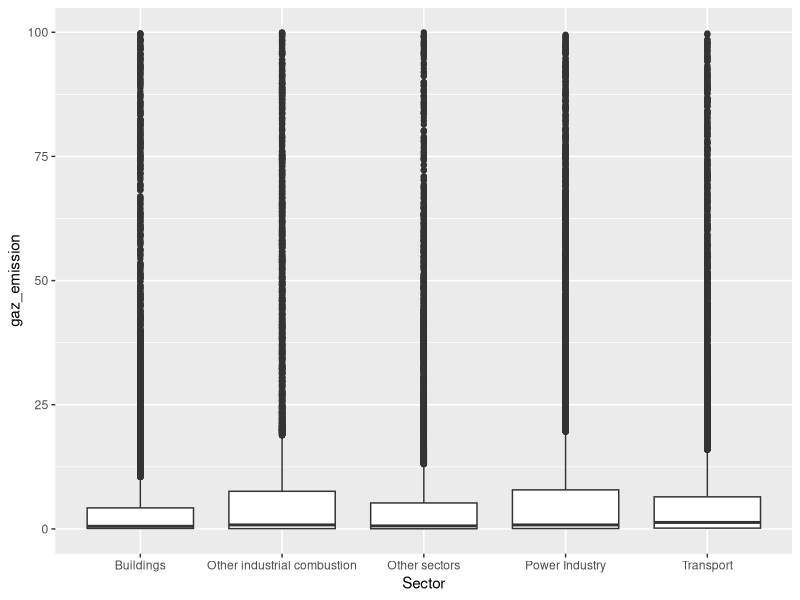
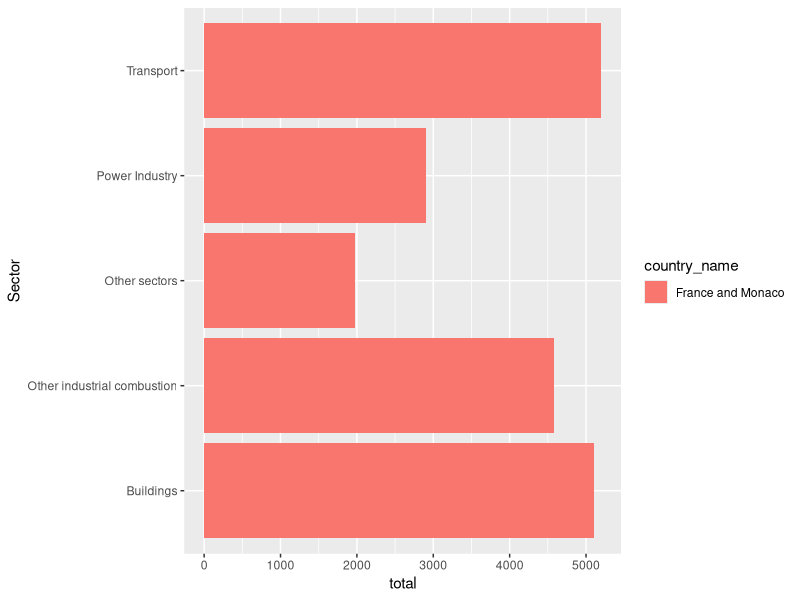
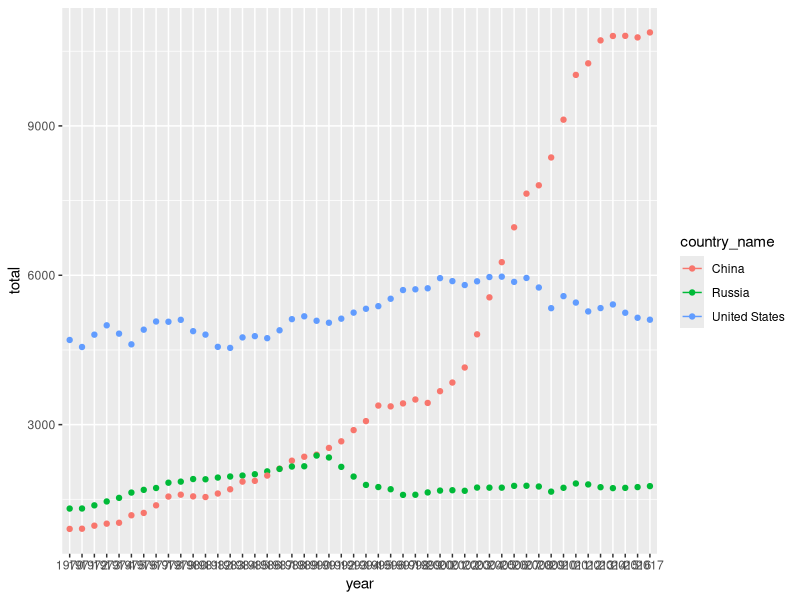
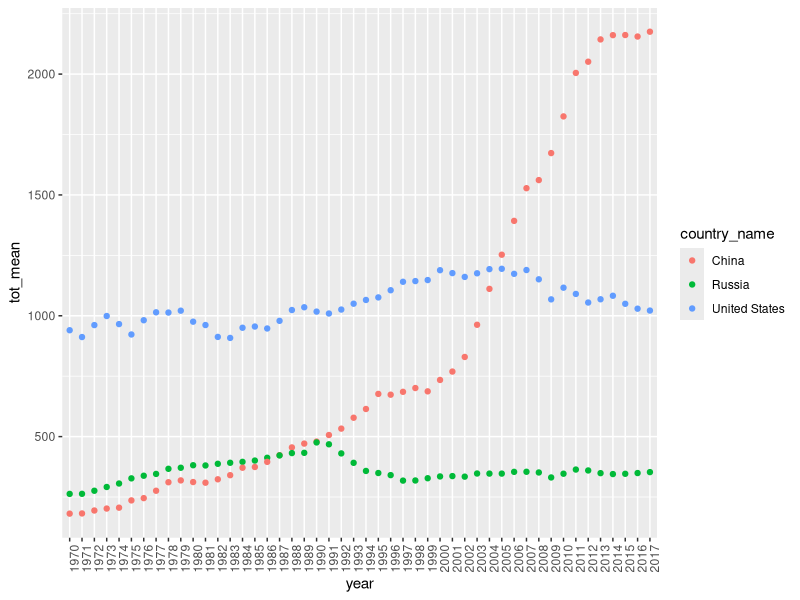
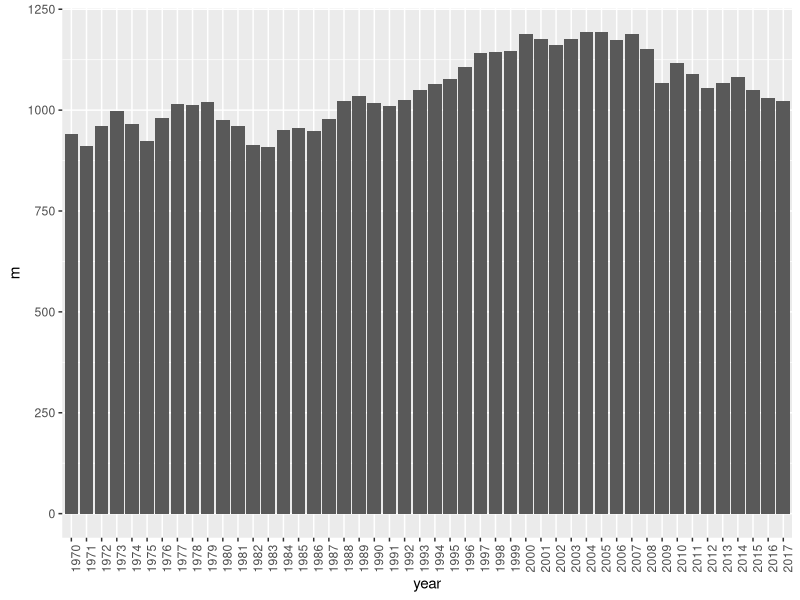
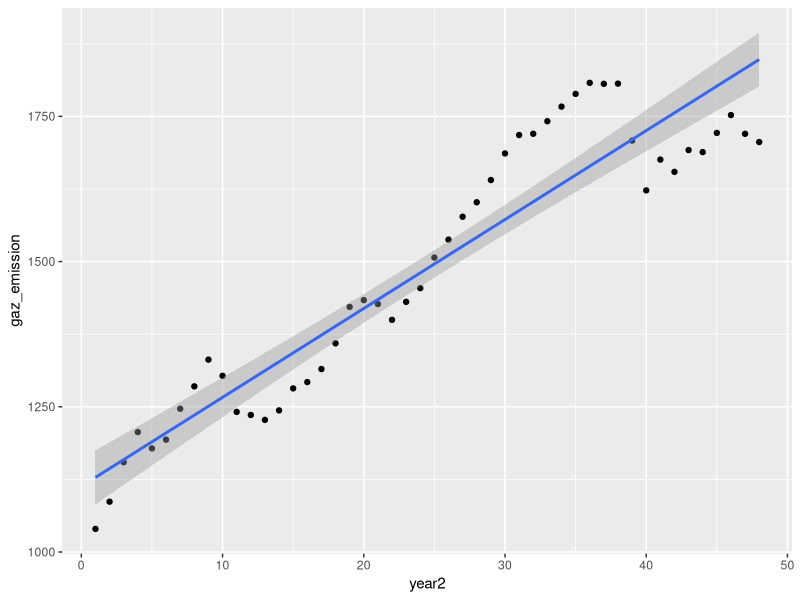

Reproduce these figures in R, in order. (Note: this script raises an error after producing the figures.)
## ---- chunk 1
knitr::opts_chunk$set(echo = TRUE)
## ---- chunk 2
library(tidyverse)
## ---- chunk 3
dfr <- readxl::read_excel("edgar.xlsx")
dfr %>% glimpse()
## ---- chunk 4
tidy_dfr <- dfr %>% 
        pivot_longer(data = ., cols = names(dfr)[-c(1:2)], names_to = "year", values_to = "gaz_emission")
# gather

tidy_dfr
tidy_dfr %>% glimpse()
## ---- chunk 5
# --- Numeric
# tidy_dfr$gaz_emission <- as.numeric(tidy_dfr$gaz_emission)
tidy_dfr <- tidy_dfr %>% 
        mutate(gaz_emission = as.numeric(gaz_emission))

# --- Factor
# tidy_dfr$Sector <- as.factor(tidy_dfr$Sector)
tidy_dfr <- tidy_dfr %>%
        mutate_if(.predicate = is.character, .funs = factor)

tidy_dfr %>% glimpse
## ---- chunk 6
summary(tidy_dfr)
## ---- chunk 7
apply(tidy_dfr, 2, function(x) sum(is.null(x)))
apply(tidy_dfr, 2, function(x) sum(is.na(x)))
apply(tidy_dfr, 2, function(x) sum(is.nan(x)))
apply(tidy_dfr, 2, function(x) sum(is.infinite(x)))

# plus générique
# apply(tidy_dfr, 2, function(x) sum(is.finite(x))/length(x) )
# is.finite(1)
# is.finite(("a"))
# is.finite((NA))
# is.finite((NaN))
# is.finite((Inf))
# sum(is.finite ( tidy_dfr$gaz_emission[1:5] ) )
# apply(tidy_dfr, 2, function(x) x[1])
# tidy_dfr %>% glimpse()
## ---- chunk 8
# tidy_dfr <- tidy_dfr[ - is.na(tidy_dfr$gaz_emission) , ]
df_omit <- na.omit(tidy_dfr)
## ---- chunk 9
df_omit %>%
        # tidy_dfr %>% 
        filter(gaz_emission < 100) %>% 
        
        ggplot(aes(x = Sector, y = gaz_emission)) +
        geom_boxplot()
## ---- chunk 10
aggregate(df_omit$gaz_emission, by = list(Sector = df_omit$Sector), FUN = mean )
# plyr::

df_omit %>% 
        group_by(Sector) %>% 
        summarise(mean_ge = mean(gaz_emission))

# psych::describe(df_omit$gaz_emission)

df_omit %>% 
        plyr::ddply(.data = ., .variables = "Sector", .fun = summarize,
                    nb = n(),
                    mean = round(mean(gaz_emission), 2),
                    sd = round(sd(gaz_emission), 2),
                    median = round(median(gaz_emission), 2),
                    q10 = round(quantile(gaz_emission, probs = .10), 2),
                    q25 = round(quantile(gaz_emission, probs = .10), 2),
                    q75 = round(quantile(gaz_emission, probs = .10), 2),
                    q90 = round(quantile(gaz_emission, probs = .10), 2),
                    min = round(min(gaz_emission), 2),
                    max = round(max(gaz_emission), 2)
        )

df_omit %>% 
        group_by(country_name) %>% 
        summarise_at(.tbl = ., .vars = "gaz_emission",
                     .funs = list(nb = ~n(),
                                  mean = ~round(mean(.), 2),
                                  sd = ~round(sd(.), 2), 
                                  median = ~round(median(.), 2),
                                  q10 = ~round(quantile(., probs = .10), 2),
                                  q25 = ~round(quantile(., probs = .10), 2),
                                  q75 = ~round(quantile(., probs = .10), 2),
                                  q90 = ~round(quantile(., probs = .10), 2),
                                  min = ~round(min(.), 2),
                                  max = ~round(max(.), 2)
                     )) %>% 
        arrange(-mean)
## ---- chunk 11
# unique(df_omit$country_name) 
france_levels <- c("France and Monaco") #, "French Guiana", "French Polynesia") 
france_b <- df_omit %>%
        filter(country_name %in% france_levels) %>% 
        group_by(country_name, Sector) %>% 
        summarise(total = sum(gaz_emission)) %>% 
        arrange(-total)

france_b %>% 
        ggplot(aes(Sector, total, fill = country_name)) +
        # geom_point() +
        geom_col() +
        # geom_dotplot() +
        # geom_col(alpha = .5, position = "") +
        coord_flip()
          
## ---- chunk 12
df_stats <-df_omit %>%
        group_by(country_name, year) %>% 
        summarise(total = sum(gaz_emission)) %>% 
        arrange(-total) %>% 
        filter(country_name %in% c("United States", "China", "Russia") )

df_stats %>% 
        ggplot(aes(year, total, colour = country_name)) +
        geom_point() +
        geom_line()
        # theme(axis)

df_stats <-df_omit %>%
        group_by(country_name, year) %>% 
        summarise(tot_mean = mean(gaz_emission)) %>% 
        arrange(-tot_mean) %>% 
        filter(country_name %in% c("United States", "China", "Russia") )

df_stats %>% 
        ggplot(aes(year, tot_mean, colour = country_name)) +
        geom_point() +
        # geom_line() +
        theme(axis.text.x = element_text(angle = 90, hjust = 1))
## ---- chunk 13
df_omit %>% 
        group_by(country_name, year) %>% 
        summarise(m = mean(gaz_emission)) %>% 
        filter(country_name == "United States") %>% 
        
        ggplot(aes(x = year, y = m)) +
        # geom_point()
        geom_col() +
        theme(axis.text.x = element_text(angle = 90, hjust = 1))
## ---- chunk 14
# !!! filter
df_usa <- df_omit %>%
        filter(country_name == "United States", Sector == "Transport") %>% 
        mutate(year2 = 1:length(year))
        

mod <- lm(gaz_emission ~ 0 + year2, data = df_usa)
summary(mod)

df_usa %>% ggplot(aes(x = year2, y = gaz_emission)) +
        geom_point() +
        geom_smooth(method = "lm")

# look at the past
df_usa2 <- df_usa %>% mutate(
        past1 = lag(gaz_emission),
        past2 = lag(gaz_emission, n = 2),
        past3 = lag(gaz_emission, n = 3)
)

df_usa2 <- na.omit(df_usa2)
df_usa2$country_name <- NULL

mod2 <- lm(gaz_emission ~ ., data = df_usa2)
summary(mod2)

# lm(my_target ~ var1 + var2 , data = mydata)
## ---- chunk 15
# !!! filter
# d_all<- df_omit %>% 
#         group_by(year) %>% # , Sector, country_name
#         summarise(total = sum(gaz_emission))
#         
d_all %>% ggplot(aes(1:length(year), total)) +
        geom_point() +
        geom_smooth(method = "lm") +
        theme(axis.text.x = element_text(angle = 90, hjust = 1))


# df_omit2 <- df_omit %>% 
#         (
#         past1 = lag(gaz_emission),
#         past2 = lag(gaz_emission, n = 2),
#         past3 = lag(gaz_emission, n = 3)
# )

# mod3 <- lm(gaz_emission ~ 0 + year, data = df_omit)
# summary(mod3)
## ---- chunk 16
# d_ts <- ts(d_all)
# HoltWinters(x = d_ts, gamma = 0)
